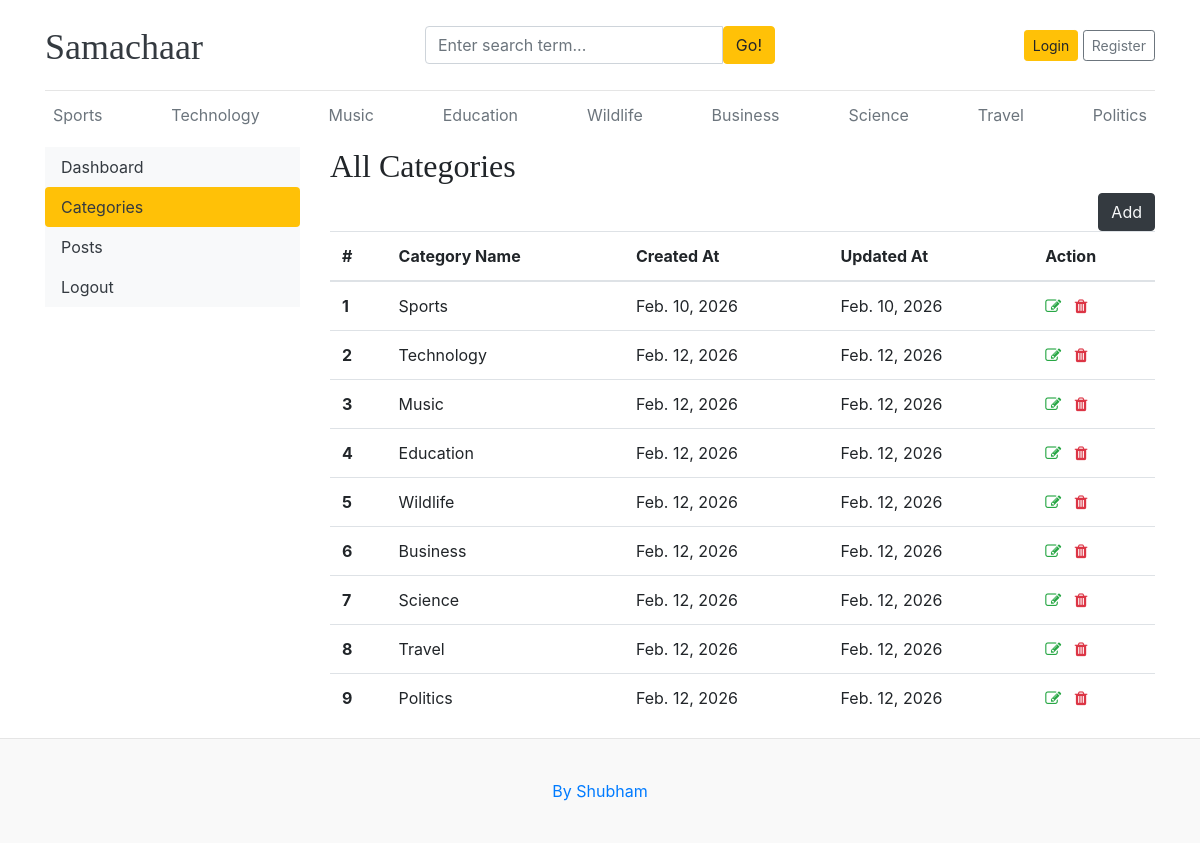
Page /dashboard/categories/ on the earlier database version.
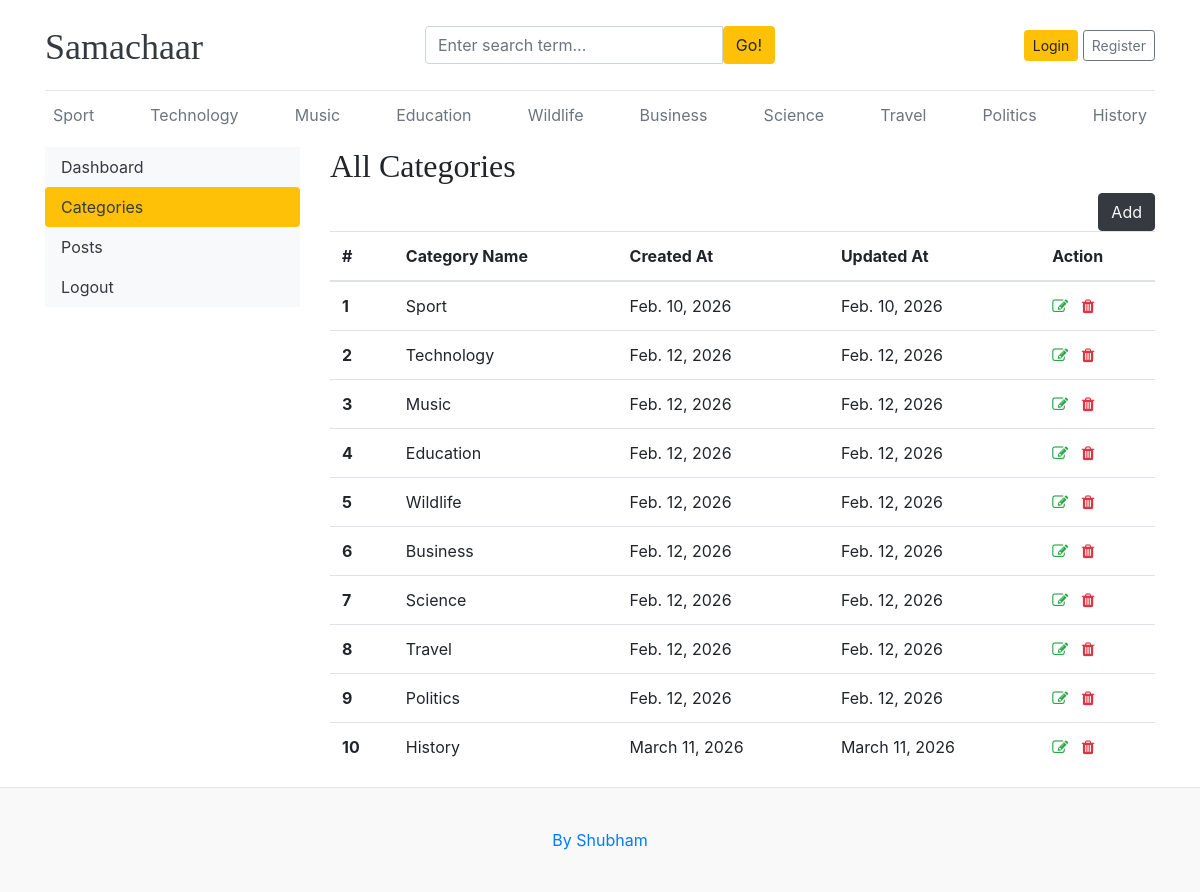
Same page on the later database version.
### blogs/models.py (models this page shows)
class Category(models.Model):
    category_name = models.CharField(max_length=50, unique=True)
    created_at = models.DateField(auto_now_add=True)
    updated_at = models.DateField(auto_now_add=True)
    class Meta:
        verbose_name_plural = 'categories'
    def __str__(self):
        return self.category_name

### dashboards/views.py (the view)
# urls.py: path('categories/', views.categories, name='categories'),
def categories(request):
    return render(request, 'dashboard/categories.html')

### blogs/context_processors.py (called while the page is built)
def get_categories(request):
    categories = Category.objects.all()
    return dict(categories = categories)

def get_social(request):
    links = Social.objects.all()
    return dict(links = links)

### templates/dashboard/categories.html (shortened to what this page needs)
{% extends "base.html" %}
{% block content %}
<div class="row">
    {% include 'dashboard/sidebar.html'%}
     <div class="col-md-9">
        <h2>All Categories</h2>
        <a href="{% url "add_category" %}" class="btn btn-dark text-light float-right">Add</a>
         <table class="table">
             <thead>
                <tr>
                    <th scope="col">#</th>
                    <th scope="col">Category Name</th>
                    <th scope="col">Created At</th>
                    <th scope="col">Updated At</th>
                    <th>Action</th>
                </tr>
            </thead>
            <tbody>
                {% for category in categories %}
                <tr>
                    <th scope="row">{{ forloop.counter }}</th>
                    <td>{{ category}}</td>
                    <td>{{ category.created_at }}</td>
                    <td>{{ category.updated_at }}</td>
                    <td>
                        <a href="{% url "edit_category" category.id %}"><i class="fa fa-edit text-success"></i></a>
                        <a href="{% url "delete_category" category.id %}"><i class="fa fa-trash text-danger"></i><a/>
                    </td>
                </tr>
                {% endfor %}
            </tbody>
        </table>
    </div>
</div>
{% endblock content %}

### templates/base.html (shortened to what this page needs)
{% load static %}
<!DOCTYPE html>
<html lang="en">
    <head>
        <link href="https://getbootstrap.com/docs/4.0/dist/css/bootstrap.min.css" rel="stylesheet">
        <link rel="stylesheet" href="https://cdnjs.cloudflare.com/ajax/libs/font-awesome/4.7.0/css/font-awesome.min.css">
        <link href="{% static '/css/blog.css' %}" rel="stylesheet">
    </head>
    <body>
        <div class="container">
            <header class="blog-header py-3">
                <div class="row flex-nowrap justify-content-between align-items-center">
                    <div class="col-4 pt-1">
                        <a class="blog-header-logo text-dark" href="/">Samachaar</a>
                    </div>
                    <div class="col-4">
                        <form action="{% url "search" %}" method="get">
                            <div class="input-group">
                                <input class="form-control" type="text" name="keyword" value="{{keyword}}" placeholder="Enter search term..." aria-label="Enter search term..." aria-describedby="button-search" />
                                <button class="btn btn-warning" id="button-search" type="submit">Go!</button>
                            </div>
                        </form>
                    </div>
                    <div class="col-4 d-flex justify-content-end align-items-center">
                        {% if not user.is_authenticated %}
                        <a class="btn btn-sm btn-warning" href="{% url "login" %}">Login</a> &nbsp;
                        <a class="btn btn-sm btn-outline-secondary" href="{% url "register" %}">Register</a>
                        {% else %}
                        <span>Hi, {{ user }}</span>
                        &emsp;
                        <span><a href="{% url 'dashboard' %}">Dashboard</a><span>
                        &emsp;
                        <span><a href="{% url 'logout' %}">Logout</a></span>
                        {% endif %}
                    </div>
                </div>
            </header>
            <div class="nav-scroller py-1 mb-2">
                <nav class="nav d-flex justify-content-between">
                    {% for cat in categories %}
                    <a class="p-2 text-muted" href="{% url 'posts_by_category' cat.id %}">{{ cat.category_name }}</a>
                    {% endfor %}
                </nav>
            </div>
            {% block content %}
            {% endblock content %}
        </div>
        <footer class="blog-footer">
            <p><a href="#">By Shubham</a></p>
        </footer>
    </body>
</html>

Differences in the rows shown:
changed Category: category_name "Sports" → "Sport"
added Category: category_name "History", created_at "March 11, 2026", updated_at "March 11, 2026"
